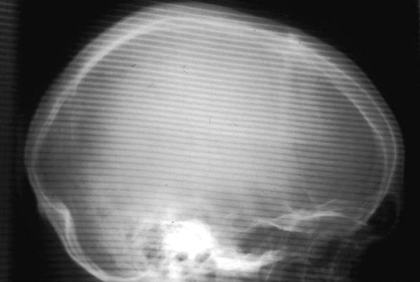
%> input picture Assignment6/periodic1.bmp, 420 x 282 px, shrunk from 505 x 339 before the run
$ octave Q1.m   (GNU Octave 9; MATLAB toolbox functions it lacks are replaced by stand-ins)
%> lines starting %> are read from the running program, lines starting %| are printed output that depends on the picture; in (x1, y1, x2, y2) boxes, pixels count from 0 and x2, y2 are one past the last pixel; in counts of white or black regions, pixels touching at a corner belong together; the program's own positions count from 1
### Assignment6/removePeriodic.m
function outp = removePeriodic(inp)
    f = im2gray(inp);
    figure,subplot(2,2,1), imshow(f, []),title('Input Image');

    % Fourier Transform
    F = fftshift(fft2(double(f)));
    S = log(abs(F));
    subplot(2,2,2), imshow(S,[]),title('Frequency Domain');
    [a, b] = size(S);

    I2 = S;

    for i=1:a
        for j=1:b
            if (abs(i - round(a/2)) > 30 || abs(j - round(b/2)) > 30) && (abs(j - round(b/2)) > 2) && (abs(i - round(a/2)) > 1)
                if I2(i,j) > 8.6
                    I2(i,j) = 0;
                end
            end
        end
    end
    subplot(2,2,3), imshow(I2,[]),title('Locate/Remove Periodic Noise');

    % multiplication (equal to convolution in spacial domain)
    I3 = I2.*F;

    % inverse Fourier Transform
    outp = real( ifft2( ifftshift(I3) ) );
    subplot(2,2,4), imshow(outp,[]),title('Output Image');
end

### Assignment6/Q1.m
%% Computer Vision Course - Assignment 06

%% Q1 - Mohammadamin Lari - Student# 66427311

clc
clear all
close all

I1 = imread('periodic1.bmp');
%> I1 is the input picture: size 282x420x3 uint8; min 7, max 255, mean 109.4
I2 = imread('periodic2.bmp');
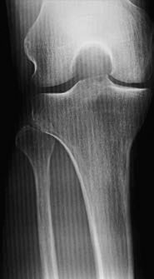
%> input picture Assignment6/periodic2.bmp, 154 x 279 px, shrunk from 185 x 335 before the run
%> I2 is the input picture: size 279x154x3 uint8; min 4, max 234, mean 90.8

cleanImage1 = removePeriodic(I1);
%> in removePeriodic, `S = log(abs(F));`:
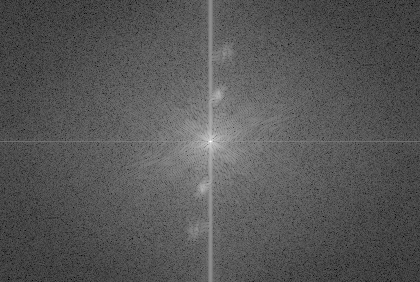
%> S: size 282x420 double; min 0.796, max 16.38, mean 6.1; drawn with min black and max white
%> after the loop in removePeriodic, `for i=1:a`:
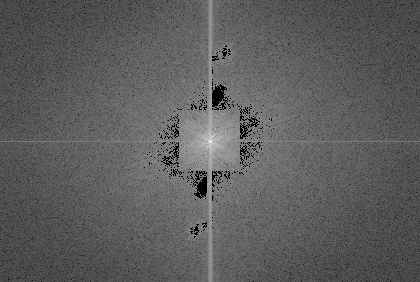
%> I2: size 282x420 double; 1.29% of pixels changed, all inside (x1, y1, x2, y2) = (144, 45, 277, 238); drawn with min black and max white
%> in removePeriodic, `outp = real( ifft2( ifftshift(I3) ) );`:
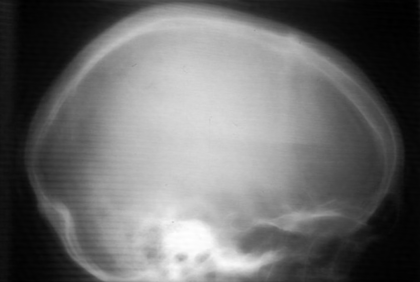
%> outp: size 282x420 double; min 221.3, max 3929.3, mean 1791; drawn with min black and max white
cleanImage2 = removePeriodic(I2);
%> in removePeriodic (call 2), `S = log(abs(F));`:
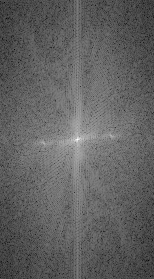
%> S: size 279x154 double; min 0.879, max 15.18, mean 6.34; drawn with min black and max white
%> after the loop in removePeriodic (call 2), `for i=1:a`:
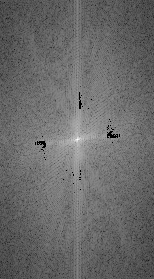
%> I2: size 279x154 double; 0.36% of pixels changed, all inside (x1, y1, x2, y2) = (35, 92, 120, 190); drawn with min black and max white
%> in removePeriodic (call 2), `outp = real( ifft2( ifftshift(I3) ) );`:
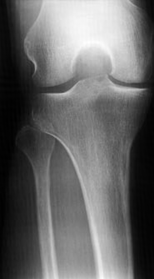
%> outp: size 279x154 double; min 132.1, max 3202.4, mean 1377.8; drawn with min black and max white
